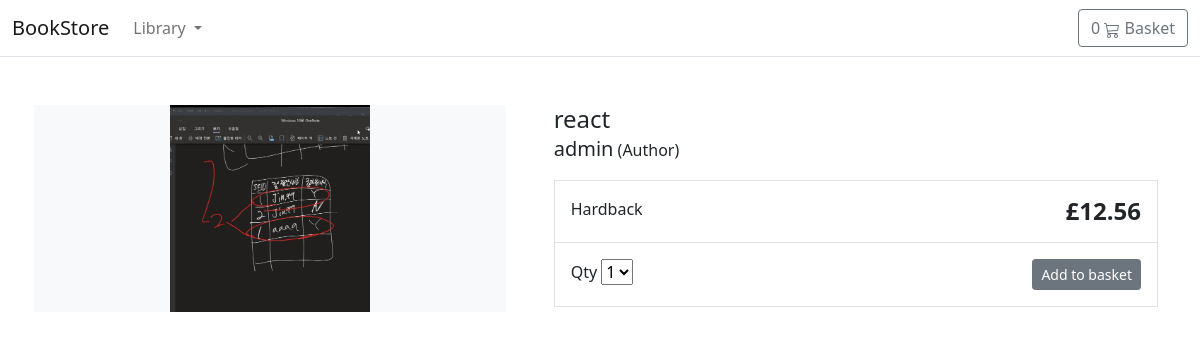
Page /react/ on the committed database.
### store/models.py (models this page shows, shortened)
class Product(models.Model):
    category = models.ForeignKey(Category, related_name='product', on_delete=models.CASCADE)
    created_by = models.ForeignKey(User, on_delete=models.CASCADE, related_name='product_creator')
    title = models.CharField(max_length=255)
    author = models.CharField(max_length=255, default='admin')
    description = models.TextField(blank=True)
    image = models.ImageField(upload_to='images/', default='images/default.png')
    slug = models.SlugField(max_length=255, unique=True)
    price = models.DecimalField(max_digits=4, decimal_places=2)
    in_stock = models.BooleanField(default=True)
    is_active = models.BooleanField(default=True)
    created = models.DateTimeField(auto_now_add=True)
    updated = models.DateTimeField(auto_now=True)
    objects = models.Manager()
    products = ProductManager() #  데이터베이스 모델을 커스텀 해서 activie true 인것들만 필터링 한것
    class Meta:
        verbose_name_plural = 'Products'
        ordering = ('-created',)

### store/views.py (the view)
# urls.py: path('<slug:slug>/', views.product_detail, name='product_detail'),
def product_detail(request,slug):
    product= get_object_or_404(Product, slug=slug, in_stock=True)
    return render(request, "store/products/single.html", {'product': product})

### basket/basket.py (called while the page is built)
    def __len__(self):
        return sum(item['qty'] for item in self.basket.values())

### store/context_processors.py (called while the page is built)
def categories(request):
    return {
        'categories': Category.objects.all()
    }

### store/models.py (called while the page is built)
    def get_absolute_url(self):
        return reverse('store:category_list', args=[self.slug])

### templates/store/products/single.html (shortened to what this page needs)
{% extends "base.html" %}
{% load static %}
{% block content %}
    <div class="container">
        <main class="pt-5">
            <div class="row g-3">
                <div class="col-md-5 col-lg-5 order-md-first bg-light">
                    <img class="img-fluid mx-auto d-block" width="200px" alt="Responsive image"
                         src="{{ product.image.url }}">
                </div>
                <div class="col-md-7 col-lg-7 ps-md-3 ps-lg-5">
                    <h1 class="mb-0 h4">{{ product.title }}</h1>
                    <p><span class="lead">{{ product.author }}</span> (Author)</p>
                    <div class="border">
                        <div class="col border-bottom">
                            <div class="row p-3">
                                <div class="col-6">Hardback</div>
                                <div class="col-6 text-end"><span class="h4 fw-bold">£{{ product.price }}</span></div>
                            </div>
                        </div>
                        <div class="col">
                            <div class="row p-3">
                                <div class="col-6">
                                    <label for="select">Qty</label>
                                    <select id="select">
                                        <option value="1">1</option>
                                    </select>
                                </div>
                                <div class="col-6 text-end">
                                    <button type="button" id="add-button" value="{{ product.id }}"
                                            class="btn btn-secondary btn-sm">Add to
                                        basket
                                    </button>
                                </div>
                            </div>
                        </div>
                    </div>
                </div>
            </div>
        </main>
    </div>
{% endblock %}

### rows in the picture
Product: image (picture), title "react", author "admin", price "12.56"
